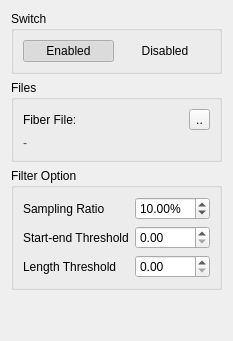
     <widget class="QWidget" name="fiber">
      <attribute name="title">
       <string>Fiber</string>
      </attribute>
      <layout class="QVBoxLayout" name="verticalLayout_4">
       <item>
        <widget class="QGroupBox" name="groupBox_14">
         <property name="title">
          <string>Switch</string>
         </property>
         <layout class="QVBoxLayout" name="verticalLayout_17">
          <item>
           <layout class="QHBoxLayout" name="horizontalLayout_24">
            <item>
             <widget class="QPushButton" name="fiberModuleEnableBtn">
              <property name="text">
               <string>Enabled</string>
              </property>
              <property name="checkable">
               <bool>true</bool>
              </property>
              <property name="checked">
               <bool>true</bool>
              </property>
              <property name="autoExclusive">
               <bool>true</bool>
              </property>
              <property name="flat">
               <bool>true</bool>
              </property>
             </widget>
            </item>
            <item>
             <widget class="QPushButton" name="pushButton_10">
              <property name="text">
               <string>Disabled</string>
              </property>
              <property name="checkable">
               <bool>true</bool>
              </property>
              <property name="checked">
               <bool>false</bool>
              </property>
              <property name="autoExclusive">
               <bool>true</bool>
              </property>
              <property name="flat">
               <bool>true</bool>
              </property>
             </widget>
            </item>
           </layout>
          </item>
         </layout>
        </widget>
       </item>
       <item>
        <widget class="QGroupBox" name="groupBox_3">
         <property name="sizePolicy">
          <sizepolicy hsizetype="Preferred" vsizetype="Preferred">
           <horstretch>0</horstretch>
           <verstretch>0</verstretch>
          </sizepolicy>
         </property>
         <property name="title">
          <string>Files</string>
         </property>
         <layout class="QVBoxLayout" name="verticalLayout_2">
          <item>
           <layout class="QHBoxLayout" name="horizontalLayout">
            <item>
             <widget class="QLabel" name="label_7">
              <property name="text">
               <string>Fiber File:</string>
              </property>
             </widget>
            </item>
            <item>
             <widget class="QToolButton" name="openFiber">
              <property name="text">
               <string>..</string>
              </property>
             </widget>
            </item>
           </layout>
          </item>
          <item>
           <widget class="QLabel" name="filberFileLabel">
            <property name="sizePolicy">
             <sizepolicy hsizetype="Expanding" vsizetype="Preferred">
              <horstretch>0</horstretch>
              <verstretch>0</verstretch>
             </sizepolicy>
            </property>
            <property name="palette">
             <palette>
              <active>
               <colorrole role="WindowText">
                <brush brushstyle="SolidPattern">
                 <color alpha="255">
                  <red>255</red>
                  <green>0</green>
                  <blue>0</blue>
                 </color>
                </brush>
               </colorrole>
              </active>
              <inactive>
               <colorrole role="WindowText">
                <brush brushstyle="SolidPattern">
                 <color alpha="255">
                  <red>255</red>
                  <green>0</green>
                  <blue>0</blue>
                 </color>
                </brush>
               </colorrole>
              </inactive>
              <disabled>
               <colorrole role="WindowText">
                <brush brushstyle="SolidPattern">
                 <color alpha="255">
                  <red>120</red>
                  <green>120</green>
                  <blue>120</blue>
                 </color>
                </brush>
               </colorrole>
              </disabled>
             </palette>
            </property>
            <property name="text">
             <string>-</string>
            </property>
            <property name="wordWrap">
             <bool>true</bool>
            </property>
           </widget>
          </item>
         </layout>
        </widget>
       </item>
       <item>
        <widget class="QGroupBox" name="groupBox_6">
         <property name="title">
          <string>Filter Option</string>
         </property>
         <layout class="QFormLayout" name="formLayout_4">
          <item row="0" column="0">
           <widget class="QLabel" name="label">
            <property name="text">
             <string>Sampling Ratio</string>
            </property>
           </widget>
          </item>
          <item row="0" column="1">
           <widget class="QDoubleSpinBox" name="sampleRate">
            <property name="keyboardTracking">
             <bool>false</bool>
            </property>
            <property name="suffix">
             <string>%</string>
            </property>
            <property name="decimals">
             <number>2</number>
            </property>
            <property name="maximum">
             <double>100.000000000000000</double>
            </property>
            <property name="singleStep">
             <double>5.000000000000000</double>
            </property>
            <property name="value">
             <double>10.000000000000000</double>
            </property>
           </widget>
          </item>
          <item row="1" column="0">
           <widget class="QLabel" name="label_2">
            <property name="text">
             <string>Start-end Threshold</string>
            </property>
           </widget>
          </item>
          <item row="1" column="1">
           <widget class="QDoubleSpinBox" name="startEndTh">
            <property name="keyboardTracking">
             <bool>false</bool>
            </property>
            <property name="maximum">
             <double>1000.000000000000000</double>
            </property>
            <property name="singleStep">
             <double>5.000000000000000</double>
            </property>
            <property name="value">
             <double>0.000000000000000</double>
            </property>
           </widget>
          </item>
          <item row="2" column="0">
           <widget class="QLabel" name="label_3">
            <property name="text">
             <string>Length Threshold</string>
            </property>
           </widget>
          </item>
          <item row="2" column="1">
           <widget class="QDoubleSpinBox" name="shortTrkTh">
            <property name="keyboardTracking">
             <bool>false</bool>
            </property>
            <property name="maximum">
             <double>1000.000000000000000</double>
            </property>
            <property name="singleStep">
             <double>5.000000000000000</double>
            </property>
            <property name="value">
             <double>0.000000000000000</double>
            </property>
           </widget>
          </item>
         </layout>
        </widget>
       </item>
       <item>
        <spacer name="verticalSpacer_2">
         <property name="orientation">
          <enum>Qt::Vertical</enum>
         </property>
         <property name="sizeHint" stdset="0">
          <size>
           <width>20</width>
           <height>40</height>
          </size>
         </property>
        </spacer>
       </item>
      </layout>
     </widget>
